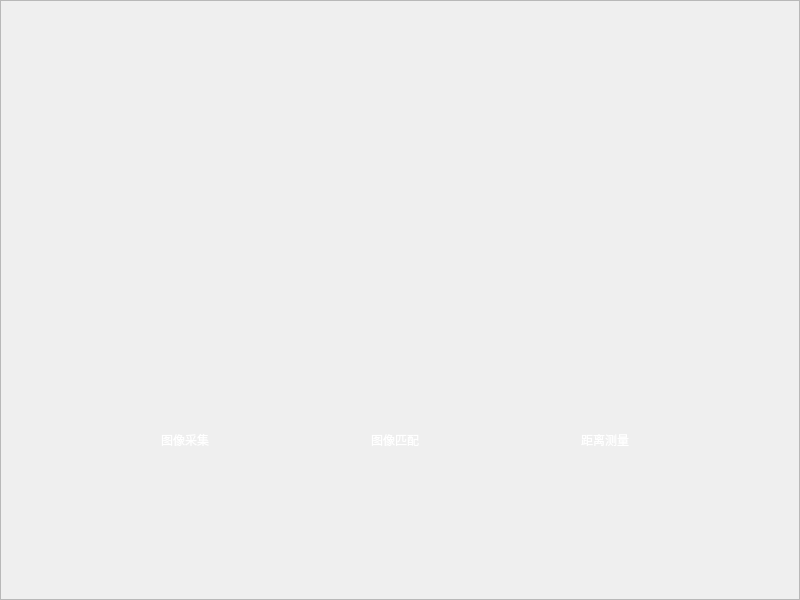
<?xml version="1.0" encoding="UTF-8"?>
<ui version="4.0">
 <class>MainWindow</class>
 <widget class="QMainWindow" name="MainWindow">
  <property name="geometry">
   <rect>
    <x>0</x>
    <y>0</y>
    <width>800</width>
    <height>600</height>
   </rect>
  </property>
  <property name="windowTitle">
   <string>图像匹配与测距演示系统</string>
  </property>
  <property name="styleSheet">
   <string notr="true"/>
  </property>
  <widget class="QWidget" name="centralwidget">
   <widget class="QPushButton" name="btnImage">
    <property name="enabled">
     <bool>true</bool>
    </property>
    <property name="geometry">
     <rect>
      <x>140</x>
      <y>420</y>
      <width>90</width>
      <height>40</height>
     </rect>
    </property>
    <property name="styleSheet">
     <string notr="true">font: 20pt &quot;汉仪喵魂体W&quot;;
color: rgb(255, 255, 255);
border:0px;</string>
    </property>
    <property name="text">
     <string>图像采集</string>
    </property>
   </widget>
   <widget class="QPushButton" name="btnMatch">
    <property name="geometry">
     <rect>
      <x>350</x>
      <y>420</y>
      <width>90</width>
      <height>40</height>
     </rect>
    </property>
    <property name="styleSheet">
     <string notr="true">font: 20pt &quot;汉仪喵魂体W&quot;;
color: rgb(255, 255, 255);
border:0px;</string>
    </property>
    <property name="text">
     <string>图像匹配</string>
    </property>
   </widget>
   <widget class="QPushButton" name="btnCount">
    <property name="geometry">
     <rect>
      <x>560</x>
      <y>420</y>
      <width>90</width>
      <height>40</height>
     </rect>
    </property>
    <property name="styleSheet">
     <string notr="true">font: 20pt &quot;汉仪喵魂体W&quot;;
color: rgb(255, 255, 255);
border:0px;</string>
    </property>
    <property name="text">
     <string>距离测量</string>
    </property>
   </widget>
   <widget class="QFrame" name="frame">
    <property name="geometry">
     <rect>
      <x>0</x>
      <y>0</y>
      <width>800</width>
      <height>600</height>
     </rect>
    </property>
    <property name="styleSheet">
     <string notr="true">border-image: url(:/newPrefix/img/幻灯片1.JPG);</string>
    </property>
    <property name="frameShape">
     <enum>QFrame::StyledPanel</enum>
    </property>
    <property name="frameShadow">
     <enum>QFrame::Raised</enum>
    </property>
   </widget>
   <zorder>frame</zorder>
   <zorder>btnImage</zorder>
   <zorder>btnMatch</zorder>
   <zorder>btnCount</zorder>
  </widget>
 </widget>
 <resources>
  <include location="../img.qrc"/>
 </resources>
 <connections/>
</ui>
